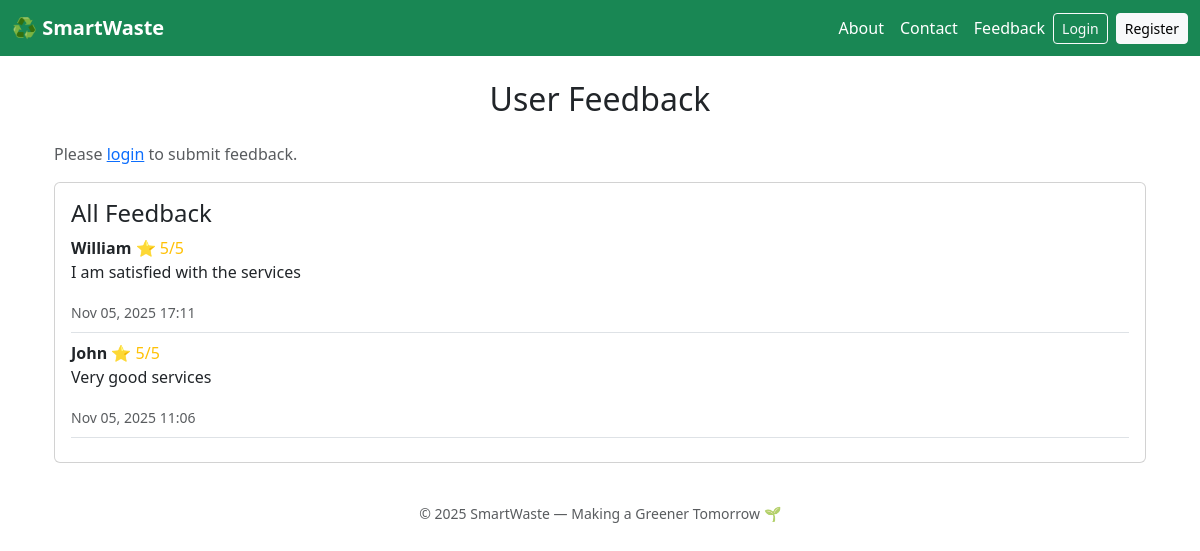
The page /feedback/ on the database its author committed.
### app/models.py (models this page shows, shortened)
class Feedback(models.Model):
    user = models.ForeignKey(User, on_delete=models.CASCADE)
    message = models.TextField()
    rating = models.IntegerField(default=5)
    created_at = models.DateTimeField(auto_now_add=True)

class User(AbstractUser):
    ROLE_CHOICES = (
        ('citizen', 'Citizen'),
        ('collector', 'Collector'),
        ('admin', 'Admin'),
    )
    role = models.CharField(max_length=20, choices=ROLE_CHOICES, default='citizen')
    address = models.TextField(blank=True, null=True)
    eco_points = models.IntegerField(default=0)

### app/views.py (the view, shortened to what this page needs)
# urls.py: path('feedback/', views.feedback_view, name='feedback'),
def feedback_view(request):
    feedback_list = Feedback.objects.all().order_by('-created_at')
    form = None
    context = {'form': form, 'feedback_list': feedback_list}
    return render(request, 'feedback.html', context)

### templates/feedback.html
{% extends 'base.html' %}
{% block content %}
<div class="container mt-4">
    <h2 class="text-center mb-4">User Feedback</h2>
    {% if user.is_authenticated and user.role == 'citizen' %}
    <div class="card mb-4">
        <div class="card-body">
            <h4 class="card-title">Submit Feedback</h4>
            <form method="POST">
                {% csrf_token %}
                {{ form.as_p }}
                <button type="submit" class="btn btn-success">Submit</button>
            </form>
        </div>
    </div>
    {% elif user.is_authenticated %}
        <p class="text-muted">Only citizens can submit feedback.</p>
    {% else %}
        <p class="text-muted">Please <a href="{% url 'login' %}">login</a> to submit feedback.</p>
    {% endif %}
    <div class="card">
        <div class="card-body">
            <h4 class="card-title">All Feedback</h4>
            {% for fb in feedback_list %}
                <div class="border-bottom pb-2 mb-2">
                    <strong>{{ fb.user.username }}</strong>
                    <span class="text-warning">⭐ {{ fb.rating }}/5</span>
                    <p>{{ fb.message }}</p>
                    <small class="text-muted">{{ fb.created_at|date:"M d, Y H:i" }}</small>
                </div>
            {% empty %}
                <p>No feedback yet.</p>
            {% endfor %}
        </div>
    </div>
</div>
{% endblock %}

### rows shown on the page
Feedback: user.username "William", rating "5", message "I am satisfied with the services", created_at "Nov 05, 2025 17:11"
Feedback: user.username "John", rating "5", message "Very good services", created_at "Nov 05, 2025 11:06"
